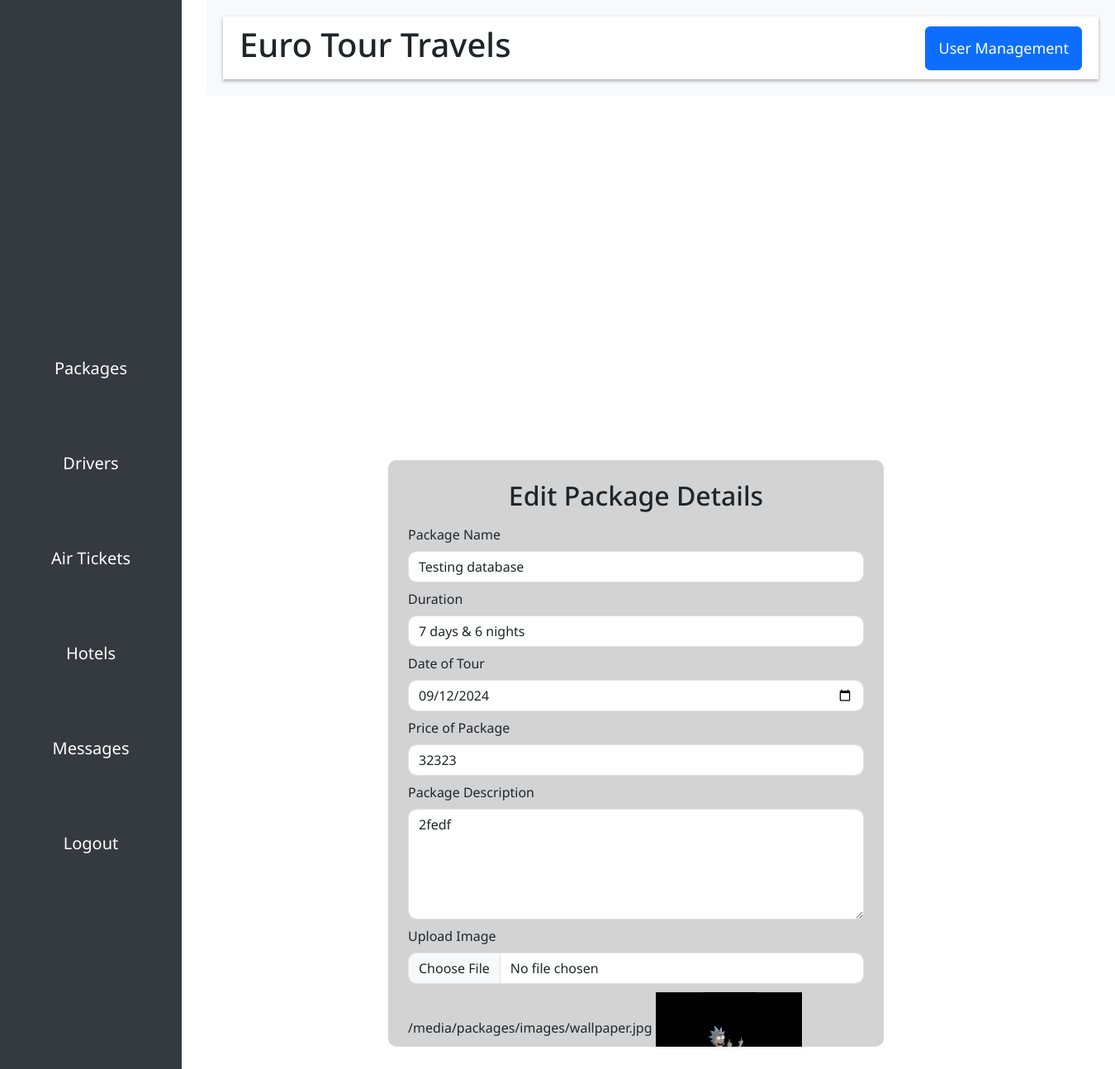
Page /package/update/20/ (signed in) on the committed database.
### core/models.py (models this page shows, shortened)
class Package(models.Model):
    packageId = models.AutoField(primary_key=True)
    packagename = models.CharField(max_length=255, verbose_name="Package Name", null=True, blank=False, default="Blank")
    duration = models.CharField(max_length=200, verbose_name="Duration", null=True, blank=False, default="Blank")
    dateoftour = models.DateField(verbose_name="Date of Tour", null=True, blank=False)
    price = models.IntegerField(verbose_name="Price of Package", null=True, blank=False)
    packagedescription = models.CharField(max_length=10000, verbose_name="Package Description", null=True, blank=False, default="Blank")
    image = models.ImageField(upload_to="packages/images", verbose_name="Images", null=True, blank=False, default='')

### core/views.py (the view)
# urls.py: path("package/update/<str:packageId>/", updatepackage, name="update-package"),
@login_required
@user_passes_test(user_has_package_management_role)
def updatepackage(request, packageId):
    package = Package.objects.get(packageId = packageId)
    context = {
        'package' : package
    }
    return render(request, 'admin/form/packageupdate.html', context=context)

### core/views.py (called while the page is built)
def user_has_package_management_role(user):
    return user.is_superuser or (hasattr(user, 'profile') and user.profile.package_management)

### templates/admin/form/packageupdate.html (shortened to what this page needs)
{% extends 'admin/adminbase.html' %}
{% block body %}
<div class="container d-flex justify-content-center align-items-center" style="height: 110vh; margin-left: 200px;">
  <div class="form-container p-4" style="background-color: #d3d3d3; border-radius: 10px; width: 600px; height: 710px; overflow-y: auto;">
    <h2 class="text-center mb-3">Edit Package Details</h2>
    <form action="{% url "update-package-save" package.packageId %}" method="POST" enctype="multipart/form-data">
      <div class="mb-2">
        <label for="packageName" class="form-label">Package Name</label>
        <input type="text" class="form-control" name="package_name" value="{{package.packagename}}" required style="border-radius: 10px;">
      </div>
      <div class="mb-2">
        <label for="duration" class="form-label">Duration</label>
        <input type="text" class="form-control" name="duration" value="{{package.duration}}" required style="border-radius: 10px;">
      </div>
      <div class="mb-2">
        <label for="dateOfTour" class="form-label">Date of Tour</label>
        <input type="date" class="form-control" id="dateOfTour" name="date_of_tour" value="{{package.dateoftour|date:'Y-m-d'}}" required style="border-radius: 10px;" min="{{ today_date }}">
      </div>
      <div class="mb-2">
        <label for="price" class="form-label">Price of Package</label>
        <input type="number" class="form-control" name="price" value="{{package.price}}" required style="border-radius: 10px;">
      </div>
      <div class="mb-2">
        <label for="packageDescription" class="form-label">Package Description</label>
        <textarea class="form-control" name="package_description" rows="5" style="border-radius: 10px;" required>{{package.packagedescription}}</textarea>
      </div>
        <div class="mb-3">
          <label for="packageImage" class="form-label">Upload Image</label>
          <input type="file" class="form-control" name="package_image" accept=".png, .jpg, .jpeg" style="border-radius: 10px;">
          {{package.image.url}}
          <img src="{{package.image.url}}" style="max-height: 100px; margin-top: 10px;">
        </div>
    </form>
  </div>
</div>
{% endblock %}

### templates/admin/adminbase.html (style rules this page uses)
body { font-family: 'Noto Sans', sans-serif; overflow-y: scroll; overflow-x: hidden; }

### rows in the picture
Package: package_name "Testing database", duration "7 days & 6 nights", date_of_tour "09/12/2024", price "32323", package_description "2fedf", image "/media/packages/images/wallpaper.jpg", image (picture)
